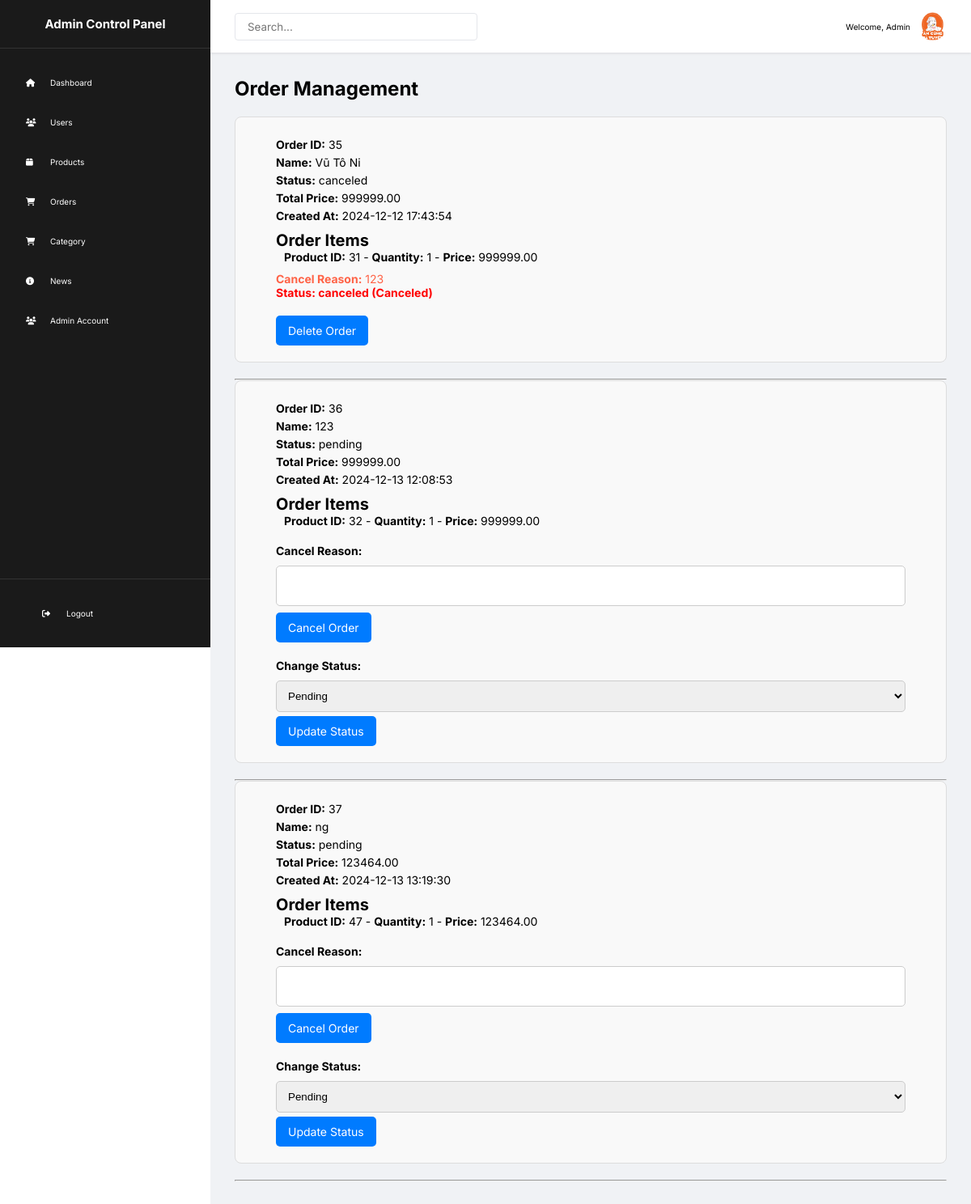
The page /admin/index.php?tab=order (signed in) on the database its author committed.
### tables this page shows
CREATE TABLE `orders` (
  `id` int NOT NULL,
  `user_id` int NOT NULL,
  `name` varchar(255) NOT NULL,
  `address` text NOT NULL,
  `phone` varchar(20) NOT NULL,
  `total_price` decimal(10,2) NOT NULL,
  `status` enum('pending','shipped','delivered','canceled') NOT NULL DEFAULT 'pending',
  `created_at` timestamp NOT NULL DEFAULT CURRENT_TIMESTAMP,
  `cancel_reason` text,
  `canceled_at` timestamp NULL DEFAULT NULL,
  `is_canceled` tinyint(1) NOT NULL DEFAULT '0'
);

CREATE TABLE `order_items` (
  `id` int NOT NULL,
  `order_id` int NOT NULL,
  `product_id` int NOT NULL,
  `quantity` int NOT NULL,
  `price` decimal(10,2) NOT NULL,
  `image` varchar(255) DEFAULT NULL
);

### admin/tabs/order.php (the view, shortened to what this page needs)
<?php
include_once '../includes/db_connect.php';
$query = "SELECT * FROM `orders`";
$result = $conn->query($query);
?>
<body>
    <h2 class="order-management__title">Order Management</h2>
    <?php
    if ($result->num_rows > 0) {
        while ($order = $result->fetch_assoc()) {
            echo "<div class='order-management__order'>";
            echo "<p class='order-management__order-id'><strong>Order ID:</strong> " . $order['id'] . "</p>";
            echo "<p class='order-management__order-name'><strong>Name:</strong> " . $order['name'] . "</p>";
            echo "<p class='order-management__order-status'><strong>Status:</strong> " . $order['status'] . "</p>";
            echo "<p class='order-management__order-total-price'><strong>Total Price:</strong> " . $order['total_price'] . "</p>";
            echo "<p class='order-management__order-created-at'><strong>Created At:</strong> " . $order['created_at'] . "</p>";
            $order_id = $order['id'];
            $item_query = "SELECT * FROM `order_items` WHERE `order_id` = ?";
            $item_stmt = $conn->prepare($item_query);
            $item_stmt->bind_param("i", $order_id);
            $item_stmt->execute();
            $item_result = $item_stmt->get_result();
            echo "<h3 class='order-management__order-items-title'>Order Items</h3>";
            while ($item = $item_result->fetch_assoc()) {
                echo "<p class='order-management__order-item'><strong>Product ID:</strong> " . $item['product_id'] . " - <strong>Quantity:</strong> " . $item['quantity'] . " - <strong>Price:</strong> " . $item['price'] . "</p>";
            }
            if ($order['is_canceled'] == 0) {
                echo '<form class="order-management__cancel-form" method="POST" action="">
                    <input type="hidden" name="order_id" value="' . $order['id'] . '">
                    <label for="cancel_reason" class="order-management__cancel-label">Cancel Reason:</label>
                    <textarea name="cancel_reason" class="order-management__cancel-textarea" required></textarea>
                    <button type="submit" name="cancel_order" class="order-management__cancel-button">Cancel Order</button>
                </form>';
            } else {
                echo "<p class='order-management__cancel-reason'><strong>Cancel Reason:</strong> " . $order['cancel_reason'] . "</p>";
            }
            if ($order['is_canceled'] == 1) {
                echo "<p class='order-management__order-status-canceled'><strong>Status:</strong> " . $order['status'] . " (Canceled)</p>";
            } else {
                echo '<form class="order-management__status-form" method="POST" action="">
                    <input type="hidden" name="order_id" value="' . $order['id'] . '">
                    <label for="status" class="order-management__status-label">Change Status:</label>
                    <select name="status" class="order-management__status-select" required>
                        <option value="pending" ' . ($order['status'] == 'pending' ? 'selected' : '') . '>Pending</option>
                        <option value="shipped" ' . ($order['status'] == 'shipped' ? 'selected' : '') . '>Shipped</option>
                        <option value="delivered" ' . ($order['status'] == 'delivered' ? 'selected' : '') . '>Delivered</option>
                    </select>
                    <button type="submit" name="update_status" class="order-management__status-button">Update Status</button>
                </form>';
            }
            if ($order['is_canceled'] == 1) {
                echo '<form class="order-management__delete-form" method="POST" action="">
                    <input type="hidden" name="order_id" value="' . $order['id'] . '">
                    <button type="submit" name="delete_order" class="order-management__delete-button">Delete Order</button>
                </form>';
            }
            echo "</div><hr>";
        }
    } else {
        echo "<p class='order-management__no-orders'>No orders found.</p>";
    }
    ?>
</body>

### admin/assets/style.css (style rules this page uses)
* { margin: 0; padding: 0; box-sizing: border-box; text-decoration: none; list-style: none; outline: none; }
html { scroll-behavior: smooth; scrollbar-width: none; font-family: "Inter", sans-serif; scrollbar-color: transparent; font-size: 62.5%; }
:root { --background-color: #fff; --text-color: #000; --beige-color: #f7ebe5; --gray-color: #ebebeb; --orange-color: #ee7910; --pink-color: #de2d8a; --red-color: #de2d13; }
button { border: none; cursor: pointer; font-family: "Inter", sans-serif; }

### admin/tabs/order.php (style rules this page uses)
.order-management__title { font-size: 24px; font-weight: bold; margin-bottom: 20px; }
.order-management__order { background-color: #f9f9f9; padding: 20px 50px; border: 1px solid #ddd; margin-bottom: 20px; border-radius: 8px; font-size: 14px; }
.order-management__order-id, .order-management__order-name, .order-management__order-status, .order-management__order-total-price, .order-management__order-created-at { margin: 5px 0; }
.order-management__order-id strong, .order-management__order-name strong, .order-management__order-status strong, .order-management__order-total-price strong, .order-management__order-created-at strong { font-weight: bold; }
.order-management__order-items-title { font-size: 20px; margin-top: 10px; }
.order-management__order-item { margin-left: 10px; font-size: 14px; }
.order-management__cancel-form, .order-management__status-form, .order-management__delete-form { margin-top: 20px; }
.order-management__cancel-form textarea, .order-management__status-form select { width: 100%; padding: 10px; margin: 5px 0; border-radius: 5px; border: 1px solid #ccc; }
.order-management__cancel-form button, .order-management__status-form button, .order-management__delete-form button { background-color: #007bff; color: #fff; border: none; padding: 10px 15px; font-size: 14px; border-radius: 5px; cursor: pointer; }
.order-management__cancel-label, .order-management__status-label { font-weight: bold; display: block; margin-bottom: 5px; }
.order-management__cancel-textarea { height: 50px; resize: none; }
.order-management__order-status-canceled { color: red; font-weight: bold; }
.order-management__cancel-reason { margin-top: 10px; color: #ff6347; }
.order-management__delete-button { background-color: #dc3545; }

### rows shown on the page
orders: id "35", name "Vũ Tô Ni", status "canceled", total_price "999999.00", created_at "2024-12-12 17:43:54", cancel_reason "123"
order_items: product "31", quantity "1", price "999999.00"
orders: id "36", name "123", status "pending", total_price "999999.00", created_at "2024-12-13 12:08:53", status "Pending"
order_items: product "32", quantity "1", price "999999.00"
orders: id "37", name "ng", status "pending", total_price "123464.00", created_at "2024-12-13 13:19:30", status "Pending"
order_items: product "47", quantity "1", price "123464.00"
